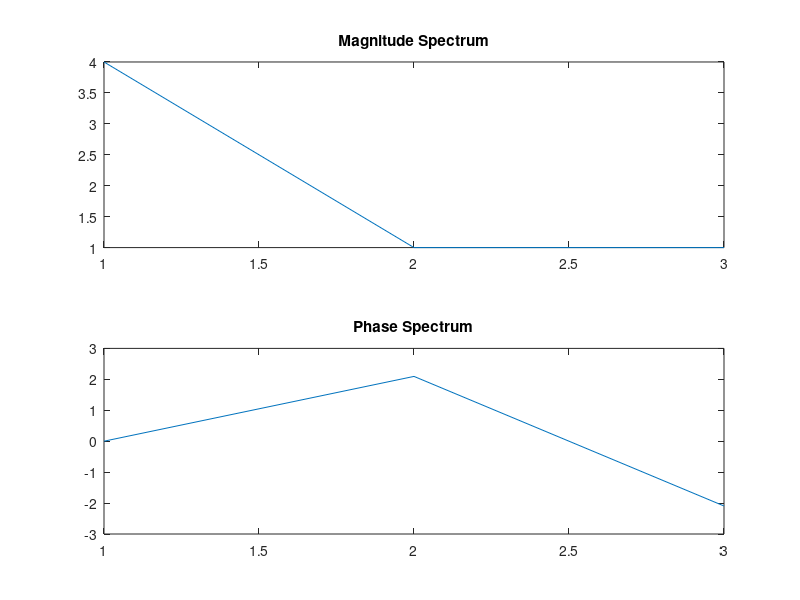
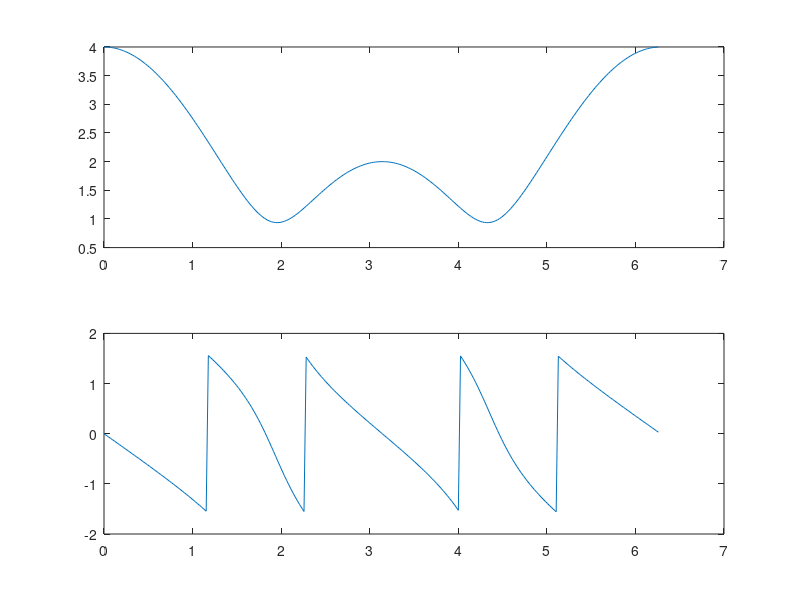

Write the MATLAB code that produced these figures, in order.

%% Define X

% x(n) = d(n) + d(n-1) + d(n-2)

x =  [ 1 1 2];

%% Fast Fourier Transform
    
    % it took 3 points only because of the signal sample size
fft_x = fft(x);

% interesting function we cannot plot it 
% plot(fft_x)
% it has a magnitude and phase
figure
subplot(2,1,1);plot(abs(fft_x))
title('Magnitude Spectrum')
subplot(2,1,2);plot(angle(fft_x))
title('Phase Spectrum')

%% More points FFT

    % it took 256 points
    % MATLAB samples the frequency axis and plots at N=256 samples.
fft_x = fft(x,256);

dw = 2*pi/256; % N=256 means, MATLAB divides the period into 256 parts

% w = [ 0 dw 2dw 3dw ... 2_pi-dw]
w = 0:dw:2*pi

% interesting function we cannot plot it 
% plot(fft_x)
% it has a magnitude and phase
figure
subplot(2,1,1);plot(abs(fft_x))
title('Magnitude Spectrum')
subplot(2,1,2);plot(angle(fft_x))
title('Phase Spectrum')

%% FFT Details

    % Remember DTFT is periodic with 2*pi
    % MATLAB plots only from 0 to 2*pi
    
%% Course CODES

% x(n) = d(n) + d(n-1) + 2d(n-2)

x = [1 1 2];

% matlab does zero-padding to get length(x) = 256
fft_x = fft(x, 256);

% remember that the DTFT is periodic with period 2*pi
%
% Matlab plots one period of DTFT from 0 to 2*pi
%
% Matlab samples the frequency axis and plots at N=256 samples

dw = 2*pi/256;

% w = [0 dw 2dw 3dw 4dw ... 2pi-dw]

w = [0:dw:2*pi-dw];

subplot(2,1,1);plot(w, abs(fft_x)); % magnitude spectrum
subplot(2,1,2);plot(w, angle(fft_x)); % phase spectrum



% These are the function that we found mathematically
mag_x = sqrt( (1+cos(w)+2*cos(2*w)).^2 + (sin(w)+2*sin(2*w)).^2 );
pha_x = atan( (-sin(w) - 2*sin(2*w)) ./ (1+cos(w)+2*cos(2*w)) );


subplot(2,1,1);plot(w, mag_x); % magnitude spectrum
subplot(2,1,2);plot(w, pha_x); % phase spectrum





